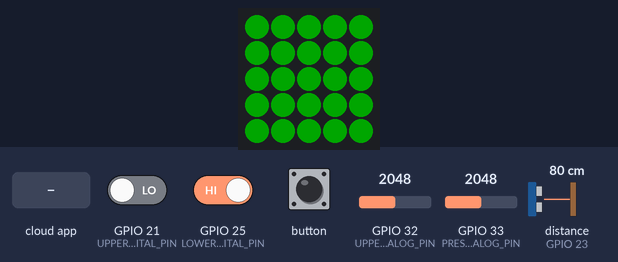
The sketch below on a simulated ESP32. On the bench: 5×5 RGB LED matrix (first LED top left, wired row by row). Wiring (inferred from the names in the program): ultrasonic range finder: trigger GPIO 19; echo GPIO 23. The test bench sets the inputs (shaded band); at power-on: GPIO 21 (UPPER_FILL_SENSOR_DIGITAL_PIN) LOW, GPIO 25 (LOWER_FILL_SENSOR_DIGITAL_PIN) HIGH, GPIO 32 (UPPER_FILL_SENSOR_ANALOG_PIN) = 2048, GPIO 33 (PRESSURE_SENSOR_ANALOG_PIN) = 2048, distance to the obstacle (sensor on GPIO 23) 80 cm. The echo pulse lasts 58.3 µs per cm; dim RGB values are drawn brighter than linear; WiFi joins after 1.5 s; servers stay silent unless stated; not simulated (calls return 0 or success): arduino_secrets.h; what the sketch prints to the serial monitor is not drawn.

Above: at 2.7 s.
2.8 s: the phone or cloud app sets m5_led_state to 0
At 4.6 s:
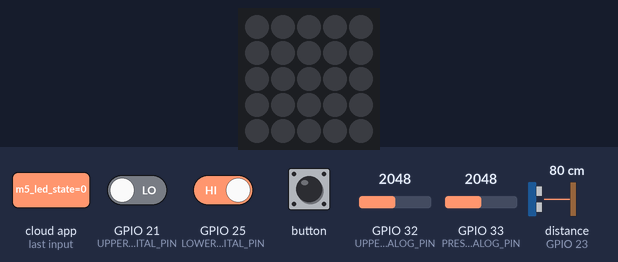
9.4 s: the phone or cloud app sets m5_led_state to 1
At 11.5 s:
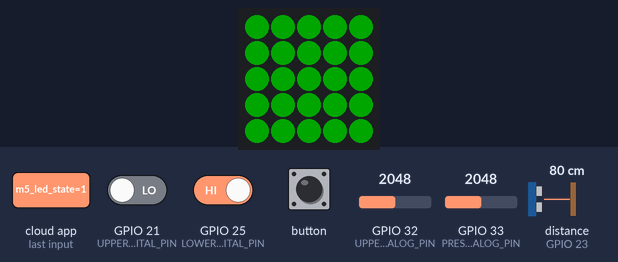
Timing chart, 0 to 13.0 s (numbered marks = the images above; inputs shaded):
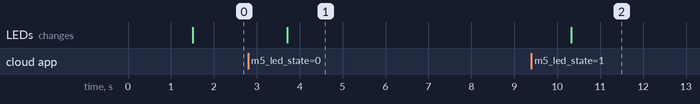

The sketch:

water_sensing_arduino_cloud.ino
```cpp
#include "arduino_secrets.h"

// M5Atom - Version: Latest
#include <M5Atom.h>

/*
  Sketch generated by the Arduino IoT Cloud Thing "water_level_sensing_arduino_cloud"
  https://create.arduino.cc/cloud/things/0a7e3370-8c31-4f2f-a230-32b2891e36e7

  Arduino IoT Cloud Variables description

  The following variables are automatically generated and updated when changes are made to the Thing

  bool m5_button_state;
  bool m5_led_state;
  CloudTime distance_sensor_time_val;
  CloudLength distance_sensor_val;
  CloudElectricPotential pressure_sensor_analog_val;
  int lower_fill_sensor_digital_val;
  CloudElectricPotential upper_fill_sensor_analog_val;
  int upper_fill_sensor_digital_val;

  Variables which are marked as READ/WRITE in the Cloud Thing will also have functions
  which are called when their values are changed from the Dashboard.
  These functions are generated with the Thing and added at the end of this sketch.
*/

#include "thingProperties.h"

#define DISTANCE_SENSOR_TRIG_PIN 19
#define DISTANCE_SENSOR_ECHO_PIN 23
#define PRESSURE_SENSOR_ANALOG_PIN 33
#define LOWER_FILL_SENSOR_DIGITAL_PIN 25
#define UPPER_FILL_SENSOR_ANALOG_PIN 32
#define UPPER_FILL_SENSOR_DIGITAL_PIN 21

void setup() {
  // Initialize serial and wait for port to open:
  Serial.begin(9600);
  // This delay gives the chance to wait for a Serial Monitor without blocking if none is found
  delay(1500);

  // Defined in thingProperties.h
  initProperties();

  // Connect to Arduino IoT Cloud
  ArduinoCloud.begin(ArduinoIoTPreferredConnection);

  /*
     The following function allows you to obtain more information
     related to the state of network and IoT Cloud connection and errors
     the higher number the more granular information you’ll get.
     The default is 0 (only errors).
     Maximum is 4
 */
  setDebugMessageLevel(2);
  ArduinoCloud.printDebugInfo();

  M5.begin(true, false, true);
  M5.dis.fillpix(0x00ff00);

  pinMode(DISTANCE_SENSOR_TRIG_PIN, OUTPUT);
  pinMode(DISTANCE_SENSOR_ECHO_PIN, INPUT);
  pinMode(PRESSURE_SENSOR_ANALOG_PIN, INPUT);
  pinMode(LOWER_FILL_SENSOR_DIGITAL_PIN, INPUT);
  pinMode(UPPER_FILL_SENSOR_ANALOG_PIN, INPUT);
  pinMode(UPPER_FILL_SENSOR_DIGITAL_PIN, INPUT);

  // // Serial.print("distance_sensor_time_val,pressure_sensor_analog_val,lower_fill_sensor_digital_val,upper_fill_sensor_analog_val,upper_fill_sensor_digital_val\r\n");
  // Serial.print("distance_sensor_val,pressure_sensor_analog_val,lower_fill_sensor_digital_val,upper_fill_sensor_analog_val,upper_fill_sensor_digital_val\r\n");
}

void loop() {
  ArduinoCloud.update();
  // Your code here

  M5.update();
  m5_button_state = M5.Btn.isPressed();

  digitalWrite(DISTANCE_SENSOR_TRIG_PIN, HIGH);
  delayMicroseconds(10);
  digitalWrite(DISTANCE_SENSOR_TRIG_PIN, LOW);
  distance_sensor_time_val = pulseIn(DISTANCE_SENSOR_ECHO_PIN, HIGH);
  distance_sensor_val = (float(distance_sensor_time_val) / 2) / 29.1;
  pressure_sensor_analog_val = float(analogRead(PRESSURE_SENSOR_ANALOG_PIN)) / 4095 * 5;
  lower_fill_sensor_digital_val = !digitalRead(LOWER_FILL_SENSOR_DIGITAL_PIN);
  upper_fill_sensor_analog_val = float(analogRead(UPPER_FILL_SENSOR_ANALOG_PIN)) / 4095 * 5;
  upper_fill_sensor_digital_val = digitalRead(UPPER_FILL_SENSOR_DIGITAL_PIN);

  // Serial.print("distance_sensor_time_val:"); Serial.print(distance_sensor_time_val); Serial.print(",");
  Serial.print("distance_sensor_val:"); Serial.print(distance_sensor_val); Serial.print(",");
  Serial.print("pressure_sensor_analog_val:"); Serial.print(pressure_sensor_analog_val); Serial.print(",");
  Serial.print("lower_fill_sensor_digital_val:"); Serial.print(lower_fill_sensor_digital_val); Serial.print(",");
  Serial.print("upper_fill_sensor_analog_val:"); Serial.print(upper_fill_sensor_analog_val); Serial.print(",");
  Serial.print("upper_fill_sensor_digital_val:"); Serial.print(upper_fill_sensor_digital_val); Serial.print("\r\n");

  delay(1000);
}


/*
  Since m5_led_state is READ_WRITE variable, onM5LedStateChange() is
  executed every time a new value is received from IoT Cloud.
*/
void onM5LedStateChange() {
  // Add your code here to act upon m5_led_state change
  if (m5_led_state == 1) {
    M5.dis.fillpix(0x00ff00);
  } else {
    M5.dis.fillpix(0x000000);
  }
}
```

thingProperties.h
```cpp
// Code generated by Arduino IoT Cloud, DO NOT EDIT.

#include <ArduinoIoTCloud.h>
#include <Arduino_ConnectionHandler.h>

const char DEVICE_LOGIN_NAME[]  = "82481f03-3c71-49b4-98bc-a0424ef3dc80";

const char SSID[]        = SECRET_SSID;          // Network SSID (name)
const char PASS[]        = SECRET_PASS;          // Network password (use for WPA, or use as key for WEP)
const char DEVICE_KEY[]  = SECRET_DEVICE_KEY;    // Secret device password

void onM5LedStateChange();

bool m5_button_state;
bool m5_led_state;
CloudTime distance_sensor_time_val;
CloudLength distance_sensor_val;
CloudElectricPotential pressure_sensor_analog_val;
int lower_fill_sensor_digital_val;
CloudElectricPotential upper_fill_sensor_analog_val;
int upper_fill_sensor_digital_val;

void initProperties(){

  ArduinoCloud.setBoardId(DEVICE_LOGIN_NAME);
  ArduinoCloud.setSecretDeviceKey(DEVICE_KEY);
  ArduinoCloud.addProperty(m5_button_state, READ, ON_CHANGE, NULL);
  ArduinoCloud.addProperty(m5_led_state, READWRITE, ON_CHANGE, onM5LedStateChange);
  // ArduinoCloud.addProperty(distance_sensor_time_val, READ, 1 * SECONDS, NULL);
  ArduinoCloud.addProperty(distance_sensor_val, READ, 1 * SECONDS, NULL);
  ArduinoCloud.addProperty(pressure_sensor_analog_val, READ, 1 * SECONDS, NULL);
  ArduinoCloud.addProperty(lower_fill_sensor_digital_val, READ, 1 * SECONDS, NULL);
  ArduinoCloud.addProperty(upper_fill_sensor_analog_val, READ, 1 * SECONDS, NULL);
  ArduinoCloud.addProperty(upper_fill_sensor_digital_val, READ, 1 * SECONDS, NULL);

}

WiFiConnectionHandler ArduinoIoTPreferredConnection(SSID, PASS);
```

Measured:
- after the input at 2.8 s, the LEDs: change after 0.91 s (image 1)
- after the input at 9.4 s, the LEDs: change after 0.93 s (image 2)
